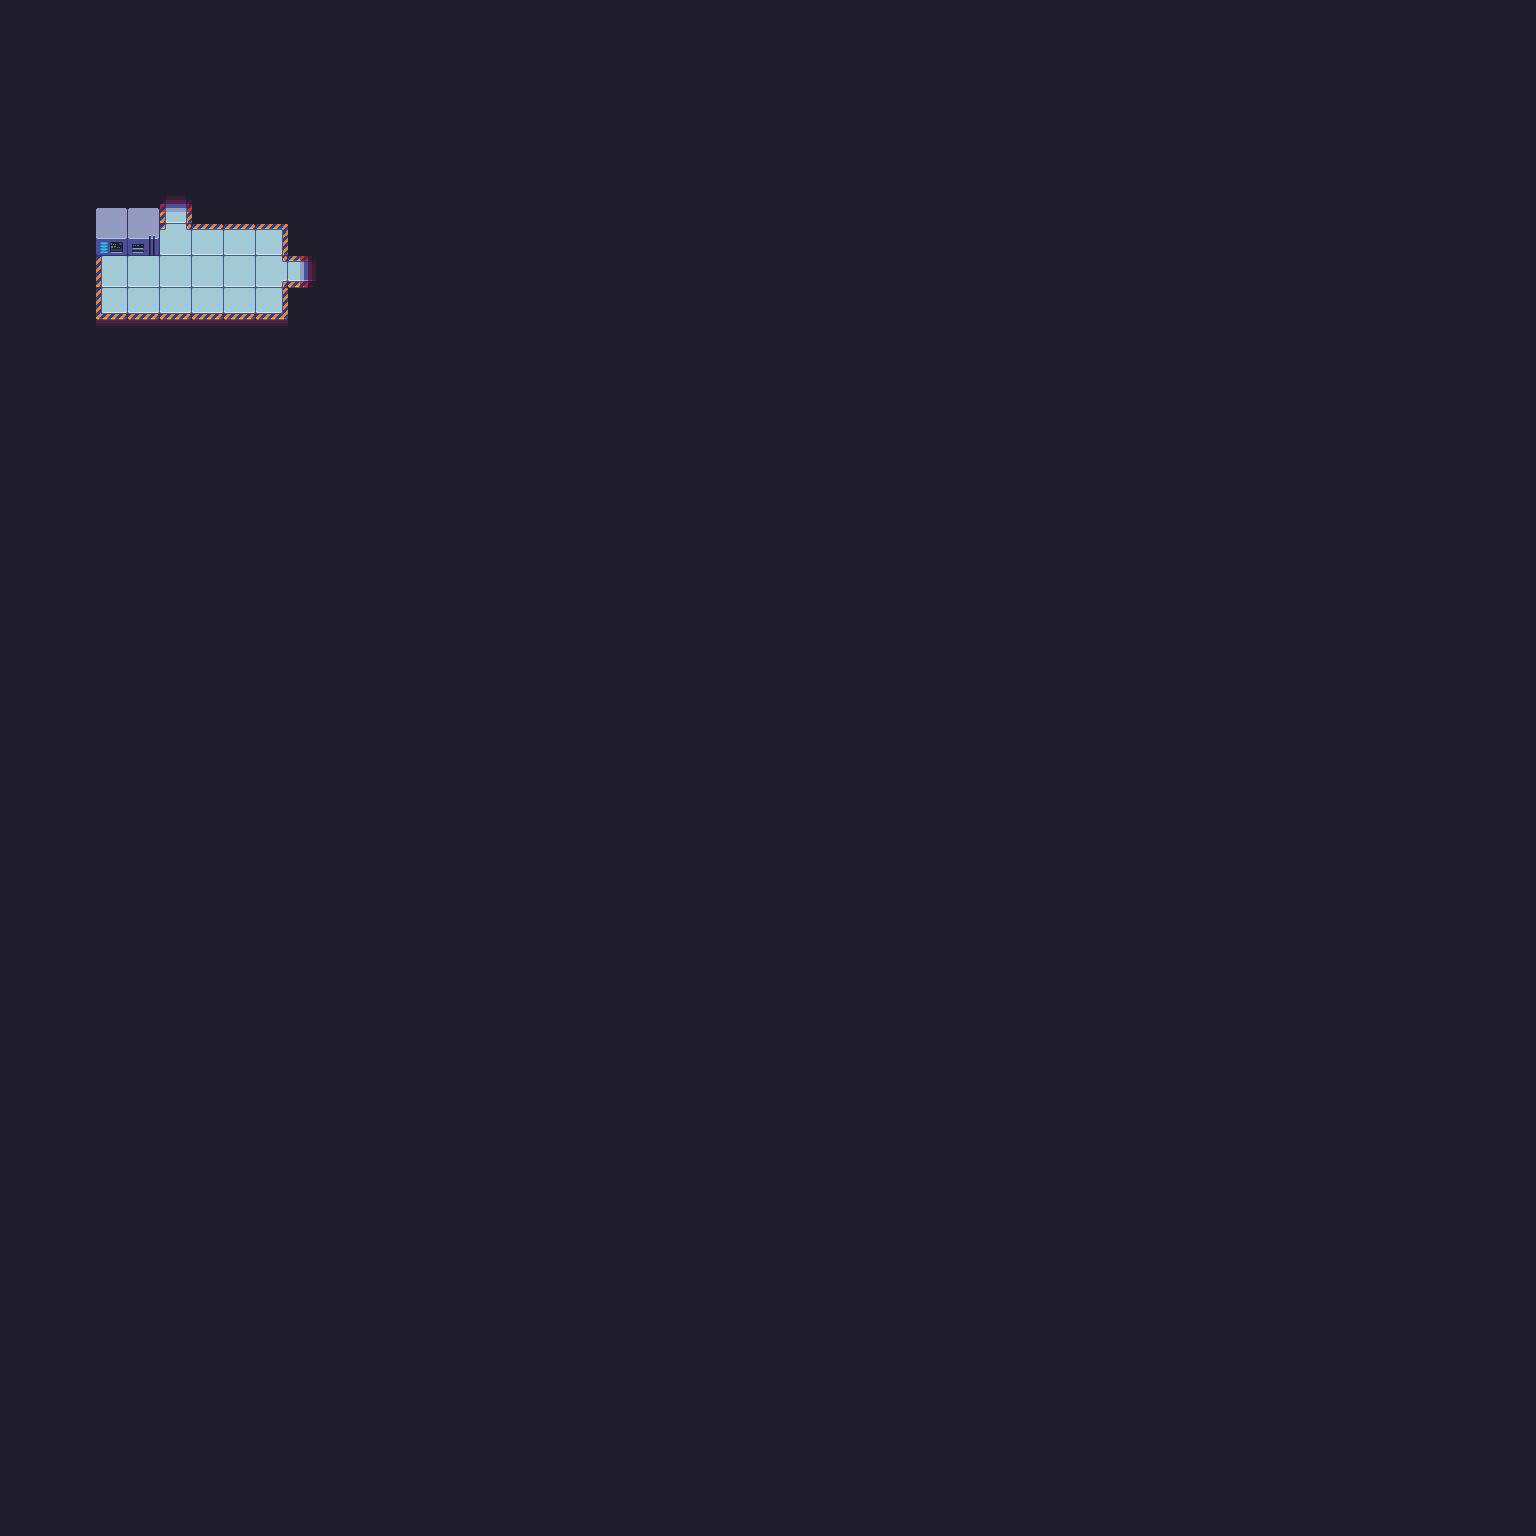

Tiled map render using the project's own tile images. Description and the whole map definition, tile-layer contents included, below:
An orthogonal 48x48 tile map with 32x32 px tiles, 1 tile layer (Tile Layer 1) and 4 objects (Station, Unit27, Terminal, Entity).

<map version="1.0" orientation="orthogonal" renderorder="right-down" width="48" height="48" tilewidth="32" tileheight="32" backgroundcolor="#1f1d2c" nextobjectid="23">
 <properties>
  <property name="scene" value="Intro" />
 </properties>
 <tileset firstgid="1" name="sciFiIndoorTileset" tilewidth="32" tileheight="32" tilecount="84">
  <image source="../images/sciFiIndoorTileset.png" width="448" height="192" />
 </tileset>
 <layer name="Tile Layer 1" width="48" height="48">
  <data encoding="csv">
0,0,0,0,0,0,0,0,0,0,0,0,0,0,0,0,0,0,0,0,0,0,0,0,0,0,0,0,0,0,0,0,0,0,0,0,0,0,0,0,0,0,0,0,0,0,0,0,
0,0,0,0,0,0,0,0,0,0,0,0,0,0,0,0,0,0,0,0,0,0,0,0,0,0,0,0,0,0,0,0,0,0,0,0,0,0,0,0,0,0,0,0,0,0,0,0,
0,0,0,0,0,0,0,0,0,0,0,0,0,0,0,0,0,0,0,0,0,0,0,0,0,0,0,0,0,0,0,0,0,0,0,0,0,0,0,0,0,0,0,0,0,0,0,0,
0,0,0,0,0,0,0,0,0,0,0,0,0,0,0,0,0,0,0,0,0,0,0,0,0,0,0,0,0,0,0,0,0,0,0,0,0,0,0,0,0,0,0,0,0,0,0,0,
0,0,0,0,0,0,0,0,0,0,0,0,0,0,0,0,0,0,0,0,0,0,0,0,0,0,0,0,0,0,0,0,0,0,0,0,0,0,0,0,0,0,0,0,0,0,0,0,
0,0,0,0,0,0,0,0,0,0,0,0,0,0,0,0,0,0,0,0,0,0,0,0,0,0,0,0,0,0,0,0,0,0,0,0,0,0,0,0,0,0,0,0,0,0,0,0,
0,0,0,31,31,1,0,0,0,0,0,0,0,0,0,0,0,0,0,0,0,0,0,0,0,0,0,0,0,0,0,0,0,0,0,0,0,0,0,0,0,0,0,0,0,0,0,0,
0,0,0,45,44,39,7,7,8,0,0,0,0,0,0,0,0,0,0,0,0,0,0,0,0,0,0,0,0,0,0,0,0,0,0,0,0,0,0,0,0,0,0,0,0,0,0,0,
0,0,0,20,21,21,21,21,40,16,0,0,0,0,0,0,0,0,0,0,0,0,0,0,0,0,0,0,0,0,0,0,0,0,0,0,0,0,0,0,0,0,0,0,0,0,0,0,
0,0,0,34,35,35,35,35,36,0,0,0,0,0,0,0,0,0,0,0,0,0,0,0,0,0,0,0,0,0,0,0,0,0,0,0,0,0,0,0,0,0,0,0,0,0,0,0,
0,0,0,17,17,17,17,17,17,0,0,0,0,0,0,0,0,0,0,0,0,0,0,0,0,0,0,0,0,0,0,0,0,0,0,0,0,0,0,0,0,0,0,0,0,0,0,0,
0,0,0,0,0,0,0,0,0,0,0,0,0,0,0,0,0,0,0,0,0,0,0,0,0,0,0,0,0,0,0,0,0,0,0,0,0,0,0,0,0,0,0,0,0,0,0,0,
0,0,0,0,0,0,0,0,0,0,0,0,0,0,0,0,0,0,0,0,0,0,0,0,0,0,0,0,0,0,0,0,0,0,0,0,0,0,0,0,0,0,0,0,0,0,0,0,
0,0,0,0,0,0,0,0,0,0,0,0,0,0,0,0,0,0,0,0,0,0,0,0,0,0,0,0,0,0,0,0,0,0,0,0,0,0,0,0,0,0,0,0,0,0,0,0,
0,0,0,0,0,0,0,0,0,0,0,0,0,0,0,0,0,0,0,0,0,0,0,0,0,0,0,0,0,0,0,0,0,0,0,0,0,0,0,0,0,0,0,0,0,0,0,0,
0,0,0,0,0,0,0,0,0,0,0,0,0,0,0,0,0,0,0,0,0,0,0,0,0,0,0,0,0,0,0,0,0,0,0,0,0,0,0,0,0,0,0,0,0,0,0,0,
0,0,0,0,0,0,0,0,0,0,0,0,0,0,0,0,0,0,0,0,0,0,0,0,0,0,0,0,0,0,0,0,0,0,0,0,0,0,0,0,0,0,0,0,0,0,0,0,
0,0,0,0,0,0,0,0,0,0,0,0,0,0,0,0,0,0,0,0,0,0,0,0,0,0,0,0,0,0,0,0,0,0,0,0,0,0,0,0,0,0,0,0,0,0,0,0,
0,0,0,0,0,0,0,0,0,0,0,0,0,0,0,0,0,0,0,0,0,0,0,0,0,0,0,0,0,0,0,0,0,0,0,0,0,0,0,0,0,0,0,0,0,0,0,0,
0,0,0,0,0,0,0,0,0,0,0,0,0,0,0,0,0,0,0,0,0,0,0,0,0,0,0,0,0,0,0,0,0,0,0,0,0,0,0,0,0,0,0,0,0,0,0,0,
0,0,0,0,0,0,0,0,0,0,0,0,0,0,0,0,0,0,0,0,0,0,0,0,0,0,0,0,0,0,0,0,0,0,0,0,0,0,0,0,0,0,0,0,0,0,0,0,
0,0,0,0,0,0,0,0,0,0,0,0,0,0,0,0,0,0,0,0,0,0,0,0,0,0,0,0,0,0,0,0,0,0,0,0,0,0,0,0,0,0,0,0,0,0,0,0,
0,0,0,0,0,0,0,0,0,0,0,0,0,0,0,0,0,0,0,0,0,0,0,0,0,0,0,0,0,0,0,0,0,0,0,0,0,0,0,0,0,0,0,0,0,0,0,0,
0,0,0,0,0,0,0,0,0,0,0,0,0,0,0,0,0,0,0,0,0,0,0,0,0,0,0,0,0,0,0,0,0,0,0,0,0,0,0,0,0,0,0,0,0,0,0,0,
0,0,0,0,0,0,0,0,0,0,0,0,0,0,0,0,0,0,0,0,0,0,0,0,0,0,0,0,0,0,0,0,0,0,0,0,0,0,0,0,0,0,0,0,0,0,0,0,
0,0,0,0,0,0,0,0,0,0,0,0,0,0,0,0,0,0,0,0,0,0,0,0,0,0,0,0,0,0,0,0,0,0,0,0,0,0,0,0,0,0,0,0,0,0,0,0,
0,0,0,0,0,0,0,0,0,0,0,0,0,0,0,0,0,0,0,0,0,0,0,0,0,0,0,0,0,0,0,0,0,0,0,0,0,0,0,0,0,0,0,0,0,0,0,0,
0,0,0,0,0,0,0,0,0,0,0,0,0,0,0,0,0,0,0,0,0,0,0,0,0,0,0,0,0,0,0,0,0,0,0,0,0,0,0,0,0,0,0,0,0,0,0,0,
0,0,0,0,0,0,0,0,0,0,0,0,0,0,0,0,0,0,0,0,0,0,0,0,0,0,0,0,0,0,0,0,0,0,0,0,0,0,0,0,0,0,0,0,0,0,0,0,
0,0,0,0,0,0,0,0,0,0,0,0,0,0,0,0,0,0,0,0,0,0,0,0,0,0,0,0,0,0,0,0,0,0,0,0,0,0,0,0,0,0,0,0,0,0,0,0,
0,0,0,0,0,0,0,0,0,0,0,0,0,0,0,0,0,0,0,0,0,0,0,0,0,0,0,0,0,0,0,0,0,0,0,0,0,0,0,0,0,0,0,0,0,0,0,0,
0,0,0,0,0,0,0,0,0,0,0,0,0,0,0,0,0,0,0,0,0,0,0,0,0,0,0,0,0,0,0,0,0,0,0,0,0,0,0,0,0,0,0,0,0,0,0,0,
0,0,0,0,0,0,0,0,0,0,0,0,0,0,0,0,0,0,0,0,0,0,0,0,0,0,0,0,0,0,0,0,0,0,0,0,0,0,0,0,0,0,0,0,0,0,0,0,
0,0,0,0,0,0,0,0,0,0,0,0,0,0,0,0,0,0,0,0,0,0,0,0,0,0,0,0,0,0,0,0,0,0,0,0,0,0,0,0,0,0,0,0,0,0,0,0,
0,0,0,0,0,0,0,0,0,0,0,0,0,0,0,0,0,0,0,0,0,0,0,0,0,0,0,0,0,0,0,0,0,0,0,0,0,0,0,0,0,0,0,0,0,0,0,0,
0,0,0,0,0,0,0,0,0,0,0,0,0,0,0,0,0,0,0,0,0,0,0,0,0,0,0,0,0,0,0,0,0,0,0,0,0,0,0,0,0,0,0,0,0,0,0,0,
0,0,0,0,0,0,0,0,0,0,0,0,0,0,0,0,0,0,0,0,0,0,0,0,0,0,0,0,0,0,0,0,0,0,0,0,0,0,0,0,0,0,0,0,0,0,0,0,
0,0,0,0,0,0,0,0,0,0,0,0,0,0,0,0,0,0,0,0,0,0,0,0,0,0,0,0,0,0,0,0,0,0,0,0,0,0,0,0,0,0,0,0,0,0,0,0,
0,0,0,0,0,0,0,0,0,0,0,0,0,0,0,0,0,0,0,0,0,0,0,0,0,0,0,0,0,0,0,0,0,0,0,0,0,0,0,0,0,0,0,0,0,0,0,0,
0,0,0,0,0,0,0,0,0,0,0,0,0,0,0,0,0,0,0,0,0,0,0,0,0,0,0,0,0,0,0,0,0,0,0,0,0,0,0,0,0,0,0,0,0,0,0,0,
0,0,0,0,0,0,0,0,0,0,0,0,0,0,0,0,0,0,0,0,0,0,0,0,0,0,0,0,0,0,0,0,0,0,0,0,0,0,0,0,0,0,0,0,0,0,0,0,
0,0,0,0,0,0,0,0,0,0,0,0,0,0,0,0,0,0,0,0,0,0,0,0,0,0,0,0,0,0,0,0,0,0,0,0,0,0,0,0,0,0,0,0,0,0,0,0,
0,0,0,0,0,0,0,0,0,0,0,0,0,0,0,0,0,0,0,0,0,0,0,0,0,0,0,0,0,0,0,0,0,0,0,0,0,0,0,0,0,0,0,0,0,0,0,0,
0,0,0,0,0,0,0,0,0,0,0,0,0,0,0,0,0,0,0,0,0,0,0,0,0,0,0,0,0,0,0,0,0,0,0,0,0,0,0,0,0,0,0,0,0,0,0,0,
0,0,0,0,0,0,0,0,0,0,0,0,0,0,0,0,0,0,0,0,0,0,0,0,0,0,0,0,0,0,0,0,0,0,0,0,0,0,0,0,0,0,0,0,0,0,0,0,
0,0,0,0,0,0,0,0,0,0,0,0,0,0,0,0,0,0,0,0,0,0,0,0,0,0,0,0,0,0,0,0,0,0,0,0,0,0,0,0,0,0,0,0,0,0,0,0,
0,0,0,0,0,0,0,0,0,0,0,0,0,0,0,0,0,0,0,0,0,0,0,0,0,0,0,0,0,0,0,0,0,0,0,0,0,0,0,0,0,0,0,0,0,0,0,0,
0,0,0,0,0,0,0,0,0,0,0,0,0,0,0,0,0,0,0,0,0,0,0,0,0,0,0,0,0,0,0,0,0,0,0,0,0,0,0,0,0,0,0,0,0,0,0,0
</data>
 </layer>
 <objectgroup name="Object Layer 1">
  <object id="18" name="Station" x="298" y="269">
   <properties>
    <property name="hint" value="Wait for the express train to arrive" />
    <property name="interact" value="true" />
    <property name="name" value="Train stop" />
   </properties>
  </object>
  <object id="19" name="Unit27" x="207" y="272">
   <properties>
    <property name="name" value="Some robot" />
   </properties>
  </object>
  <object id="20" name="Terminal" x="112" y="239">
   <properties>
    <property name="hint" value="Schedule a train pickup" />
    <property name="interact" value="true" />
    <property name="name" value="Big box with a big screen" />
   </properties>
  </object>
  <object id="22" name="Entity" x="144" y="239">
   <properties>
    <property name="name" value="Big box with a small screen" />
   </properties>
  </object>
 </objectgroup>
</map>
